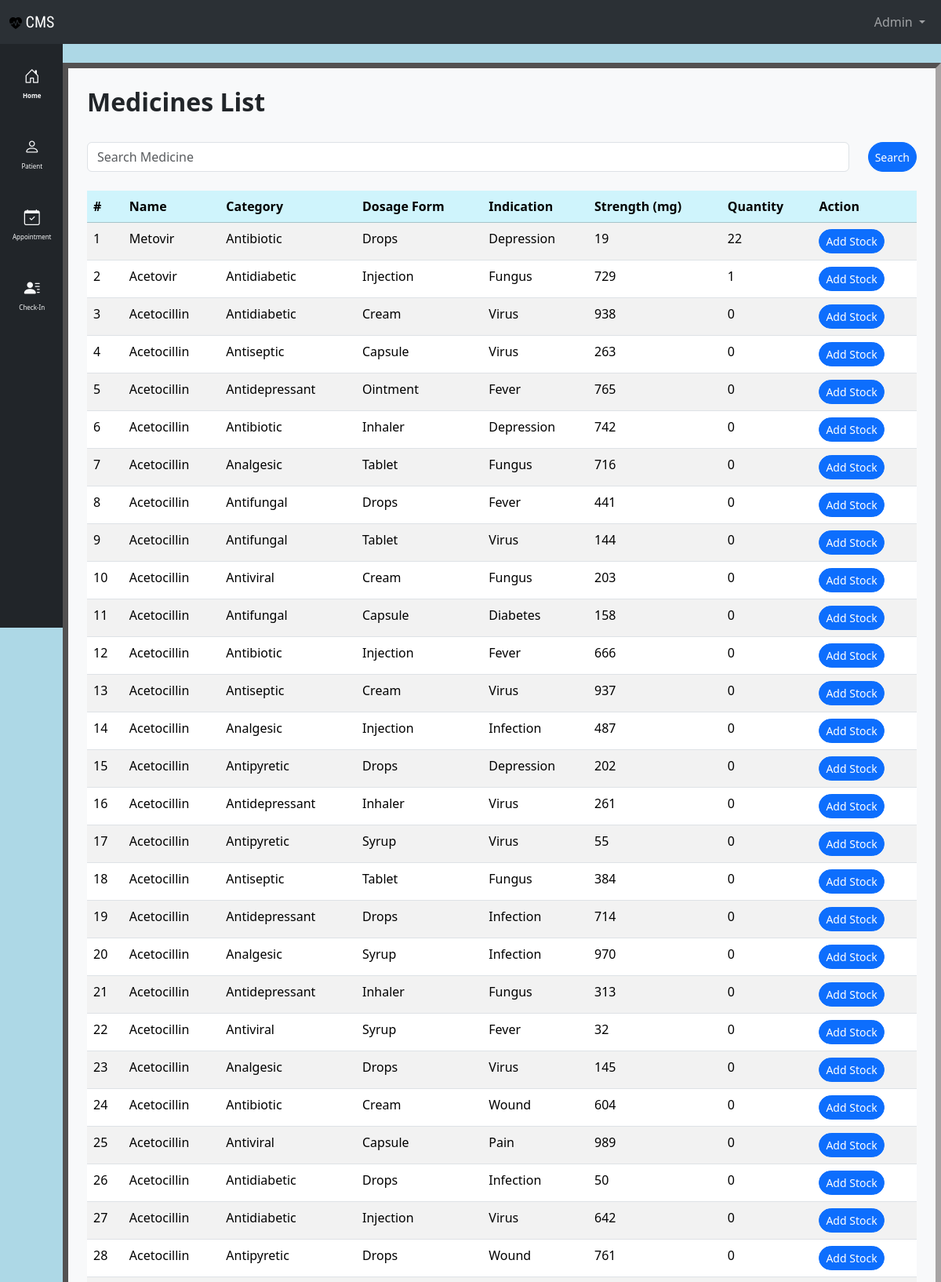
Page /inventory_list/ (signed in, upper part) on the committed database.
### clinic/models.py (models this page shows, shortened)
class Medicine(models.Model):
    name = models.CharField(max_length=50)
    category = models.CharField(max_length=50)
    dosage_form = models.CharField(max_length=50)
    indication = models.CharField(max_length=50)
    strength = models.IntegerField(default=1)  # in mg
    quantity_in_stock = models.IntegerField(default=0)

### clinic/views.py (the view)
# urls.py: path("inventory_list/", views.inventory_list, name="inventory_list"),
@login_required
def inventory_list(request):
    query = request.GET.get("search", "")
    if query:
        medicines = Medicine.objects.filter(
            Q(name__icontains=query) | Q(category__icontains=query)
        ).order_by(
            "-quantity_in_stock", "name"
        )  # Descending order for quantity
    else:
        medicines = Medicine.objects.order_by(
            "-quantity_in_stock", "name"
        )  # Descending order for quantity
    paginator = Paginator(medicines, 50)
    page_number = request.GET.get("page")
    medicines_page = paginator.get_page(page_number)
    context = {
        "medicines": medicines_page,
        "title": "Inventory List",
    }
    return render(request, "clinic/inventory_list.html", context)

### clinic/templates/clinic/inventory_list.html (shortened to what this page needs)
{% extends "clinic/base.html" %}
{% block main %}
<div class="container mt-4">
    <div class="d-flex justify-content-between align-items-center mb-3">
        <h2 class="fw-bold">Medicines List</h2>
    </div>
    <div class="container-flex mt-4 pb-4">
        <form method="GET" class="d-flex">
            <input type="text" name="search" value="{{ request.GET.search }}" placeholder="Search Medicine"
                class="form-control me-4" />
            <button type="submit" class="btn btn-sm btn-primary rounded-pill">Search</button>
        </form>
    </div>
    <table class="table table-striped">
        <thead>
            <tr class="table-info">
                <th>#</th>
                <th>Name</th>
                <th>Category</th>
                <th>Dosage Form</th>
                <th>Indication</th>
                <th>Strength (mg)</th>
                <th>Quantity</th>
                <th>Action</th>
            </tr>
        </thead>
        <tbody>
            {% for med in medicines %}
            <tr {% if not med.quantity_in_stock %} style="color: red;" {% endif %}>
                <td>{{ forloop.counter }}</td>
                <td>{{ med.name }}</td>
                <td>{{ med.category }}</td>
                <td>{{ med.dosage_form }}</td>
                <td>{{ med.indication }}</td>
                <td>{{ med.strength }}</td>
                <td>{{ med.quantity_in_stock }}</td>
                <td>
                    <a class="btn rounded-pill btn-primary btn-sm" href="{% url 'clinic:add_stock' med.pk %}"
                        role="button">
                        Add Stock
                    </a>
                </td>
            </tr>
            {% empty %}
            <tr>
                <td colspan="8" class="text-center"><em>No medicines found.</em></td>
            </tr>
            {% endfor %}
        </tbody>
    </table>
</div>
{% endblock %}

### clinic/templates/clinic/nav.html (shortened to what this page needs)
{% load static %}
<nav class="navbar bg-dark navbar-expand-lg bg-body-tertiary" data-bs-theme="dark">
    <div class="container-fluid">
        <a class="navbar-brand main-header-title" href="{% url 'clinic:home' %}"><img
                src="{% static 'clinic/main-logo.svg' %}" alt="logo">
            CMS
        </a>
        <div class="collapse navbar-collapse" id="navbarSupportedContent">
            <ul class="navbar-nav mb-2 mb-lg-0 ms-auto">
                <li class="nav-item dropdown">
                    <a class="nav-link dropdown-toggle" href="#" role="button" data-bs-toggle="dropdown"
                        aria-expanded="false">
                        {{ user.username|title }}
                    </a>
                </li>
            </ul>
        </div>
    </div>
</nav>

### clinic/templates/clinic/head.html (style rules this page uses)
.main-header-title { font-family: "Roboto Condensed", sans-serif; }

### rows in the picture
Medicine: name "Acetocillin", category "Antidiabetic", dosage_form "Cream", indication "Virus", strength "938", quantity_in_stock "0"
Medicine: name "Acetocillin", category "Antiseptic", dosage_form "Capsule", indication "Virus", strength "263", quantity_in_stock "0"
Medicine: name "Acetocillin", category "Antidepressant", dosage_form "Ointment", indication "Fever", strength "765", quantity_in_stock "0"
Medicine: name "Acetocillin", category "Antibiotic", dosage_form "Inhaler", indication "Depression", strength "742", quantity_in_stock "0"
Medicine: name "Acetocillin", category "Analgesic", dosage_form "Tablet", indication "Fungus", strength "716", quantity_in_stock "0"
Medicine: name "Acetocillin", category "Antifungal", dosage_form "Drops", indication "Fever", strength "441", quantity_in_stock "0"
Medicine: name "Acetocillin", category "Antifungal", dosage_form "Tablet", indication "Virus", strength "144", quantity_in_stock "0"
Medicine: name "Acetocillin", category "Antiviral", dosage_form "Cream", indication "Fungus", strength "203", quantity_in_stock "0"
Medicine: name "Acetocillin", category "Antifungal", dosage_form "Capsule", indication "Diabetes", strength "158", quantity_in_stock "0"
Medicine: name "Acetocillin", category "Antibiotic", dosage_form "Injection", indication "Fever", strength "666", quantity_in_stock "0"
Medicine: name "Acetocillin", category "Antiseptic", dosage_form "Cream", indication "Virus", strength "937", quantity_in_stock "0"
Medicine: name "Acetocillin", category "Analgesic", dosage_form "Injection", indication "Infection", strength "487", quantity_in_stock "0"
Medicine: name "Acetocillin", category "Antipyretic", dosage_form "Drops", indication "Depression", strength "202", quantity_in_stock "0"
Medicine: name "Acetocillin", category "Antidepressant", dosage_form "Inhaler", indication "Virus", strength "261", quantity_in_stock "0"
Medicine: name "Acetocillin", category "Antipyretic", dosage_form "Syrup", indication "Virus", strength "55", quantity_in_stock "0"
Medicine: name "Acetocillin", category "Antiseptic", dosage_form "Tablet", indication "Fungus", strength "384", quantity_in_stock "0"
Medicine: name "Acetocillin", category "Antidepressant", dosage_form "Drops", indication "Infection", strength "714", quantity_in_stock "0"
Medicine: name "Acetocillin", category "Analgesic", dosage_form "Syrup", indication "Infection", strength "970", quantity_in_stock "0"
Medicine: name "Acetocillin", category "Antidepressant", dosage_form "Inhaler", indication "Fungus", strength "313", quantity_in_stock "0"
Medicine: name "Acetocillin", category "Antiviral", dosage_form "Syrup", indication "Fever", strength "32", quantity_in_stock "0"
Medicine: name "Acetocillin", category "Analgesic", dosage_form "Drops", indication "Virus", strength "145", quantity_in_stock "0"
Medicine: name "Acetocillin", category "Antibiotic", dosage_form "Cream", indication "Wound", strength "604", quantity_in_stock "0"
Medicine: name "Acetocillin", category "Antiviral", dosage_form "Capsule", indication "Pain", strength "989", quantity_in_stock "0"
Medicine: name "Acetocillin", category "Antidiabetic", dosage_form "Drops", indication "Infection", strength "50", quantity_in_stock "0"
Medicine: name "Acetocillin", category "Antidiabetic", dosage_form "Injection", indication "Virus", strength "642", quantity_in_stock "0"
Medicine: name "Acetocillin", category "Antipyretic", dosage_form "Drops", indication "Wound", strength "761", quantity_in_stock "0"

### other values in the picture
{{ user.username|title }} "Admin"
